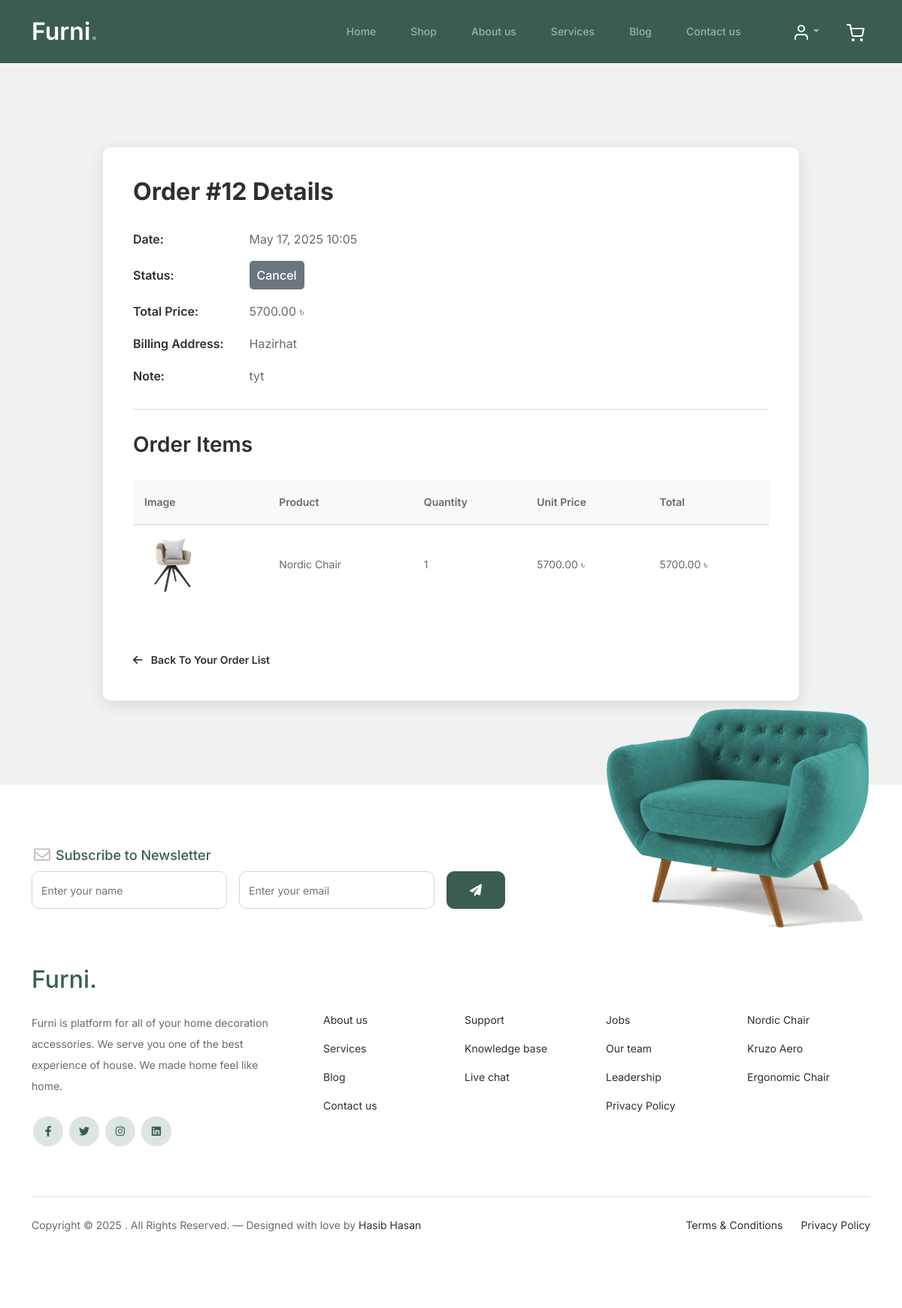
Screenshot of /shop/orders/12/ (signed in) with the database file from the repository.
### Shop/models.py (models this page shows, shortened)
class Order(models.Model):
    STATUS_CHOICES = [
        ('Pending', 'Pending'),
        ('Complete', 'Complete'),
        ('Cancel', 'Cancel'),
    ]
    PAYMENT_CHOICES = [
        ('Cash On Delivery', 'Cash On Delivery'),
        ('Online Payment', 'Online Payment')
    ]
    user = models.ForeignKey(User, on_delete=models.CASCADE)
    billing_address = models.CharField(max_length=255, default="Dhaka")
    name = models.CharField(max_length=100, default="Unknown")
    email = models.EmailField(default="@gmail.com")
    phone = models.CharField(max_length=15, default="+8801")
    note = models.TextField(blank=True)
    total_price = models.DecimalField(max_digits=10, decimal_places=2, default="0")
    payment_method = models.CharField(max_length=50, choices=PAYMENT_CHOICES, default='Cash On Delivery')
    created_at = models.DateTimeField(auto_now_add=True)
    status = models.CharField(max_length=10, choices=STATUS_CHOICES, default='Pending')

class OrderItem(models.Model):
    order = models.ForeignKey(Order, related_name='items', on_delete=models.CASCADE)
    product = models.ForeignKey(Product, on_delete=models.CASCADE)
    price = models.DecimalField(max_digits=10, decimal_places=2, default=0)
    quantity = models.PositiveIntegerField(default=1)
    def get_total_price(self):
        return self.quantity * self.price

class Product(models.Model):
    image = models.ImageField(upload_to='Shop/media/uploads')
    title = models.CharField(max_length=50)
    price = models.DecimalField(max_digits=10, decimal_places=3)

### Shop/views.py (the view)
# urls.py: path('orders/<int:order_id>/', views.order_detail, name='order_detail'),
@login_required
def order_detail(request, order_id):
    order = get_object_or_404(Order, id=order_id, user=request.user)
    items = order.items.all()
    return render(request, 'order_detail.html', {'order': order, 'items': items})

### Shop/templates/order_detail.html (shortened to what this page needs)
{% extends "base.html" %}
{% load static %}
  {% block body %}
  <body>
    <div class="order-detail-section">
      <div class="container">
        <div class="row justify-content-center">
          <div class="col-lg-10">
            <div class="order-detail-wrap">
              <h2>Order #{{ order.id }} Details</h2>
              <div class="order-info">
                <p><strong>Date:</strong> {{ order.created_at|date:"M d, Y H:i" }}</p>
                <p><strong>Status:</strong>
                  <span class="status-badge
                    {% if order.status == 'Completed' %}status-completed
                    {% elif order.status == 'Processing' %}status-processing
                    {% elif order.status == 'Cancelled' %}status-cancelled
                    {% else %}status-default{% endif %}">
                    {{ order.status }}
                  </span>
                </p>
                <p><strong>Total Price:</strong> {{ order.total_price }} ৳</p>
                <p><strong>Billing Address:</strong> {{ order.billing_address }}</p>
                {% if order.note %}
                <p><strong>Note:</strong> {{ order.note }}</p>
                {% endif %}
              </div>
              <hr>
              <h3>Order Items</h3>
              <table class="order-items-table">
                <thead>
                  <tr>
                    <th>Image</th>
                    <th>Product</th>
                    <th>Quantity</th>
                    <th>Unit Price</th>
                    <th>Total</th>
                  </tr>
                </thead>
                <tbody>
                  {% for item in items %}
                  <tr>
                    <td><img style="width: 75px; height: 75px;" src="{{item.product.image.url}}" alt="img"></td>
                    <td>{{ item.product.title }}</td>
                    <td>{{ item.quantity }}</td>
                    <td>{{ item.price }} ৳</td>
                    <td>{{ item.get_total_price }} ৳</td>
                  </tr>
                  {% endfor %}
                </tbody>
              </table>
              <a href="{% url 'user_orders' %}" class="back-link">
                <i class="fas fa-arrow-left"></i> Back To Your Order List
              </a>
            </div>
          </div>
        </div>
      </div>
    </div>
  {% endblock %}

### static/css/style.css (style rules this page uses)
body { overflow-x: hidden; position: relative; }
body { font-family: "Inter", sans-serif; font-weight: 400; line-height: 28px; color: #6a6a6a; font-size: 14px; background-color: #eff2f1; }
a { text-decoration: none; -webkit-transition: .3s all ease; -o-transition: .3s all ease; transition: .3s all ease; color: #2f2f2f; text-decoration: underline; }

### Shop/templates/order_detail.html (style rules this page uses)
.order-detail-section { padding: 7rem 0; }
.order-detail-wrap { background: #fff; box-shadow: 0 5px 20px rgba(0, 0, 0, 0.1); border-radius: 10px; padding: 40px; }
.order-detail-wrap h2 { color: #2f2f2f; font-weight: 700; margin-bottom: 30px; }
.order-detail-wrap h3 { color: #2f2f2f; font-weight: 600; margin: 30px 0 20px; }
.order-info p { margin-bottom: 15px; font-size: 16px; }
.order-info strong { color: #2f2f2f; font-weight: 600; display: inline-block; width: 150px; }
.status-badge { display: inline-block; padding: 5px 10px; border-radius: 5px; color: white; font-weight: 500; }
.status-default { background-color: #6c757d; }
.order-items-table { width: 100%; border-collapse: collapse; margin: 30px 0; }
.order-items-table th { background-color: #f8f9fa; padding: 15px; text-align: left; border-bottom: 2px solid #e5e5e5; font-weight: 600; }
.order-items-table td { padding: 15px; border-bottom: 1px solid #e5e5e5; vertical-align: middle; }
.order-items-table tr:last-child td { border-bottom: none; }
.back-link { display: inline-block; margin-top: 30px; color: #2f2f2f; text-decoration: none; font-weight: 600; }
.back-link i { margin-right: 8px; }
hr { border-color: #e5e5e5; margin: 30px 0; }

### rows the page displays
Order: id "12", created_at "May 17, 2025 10:05", status "Cancel", total_price "5700.00", billing_address "Hazirhat", note "tyt"
OrderItem: product.image (picture), product "Nordic Chair", quantity "1", price "5700.00", get_total_price "5700.00"
